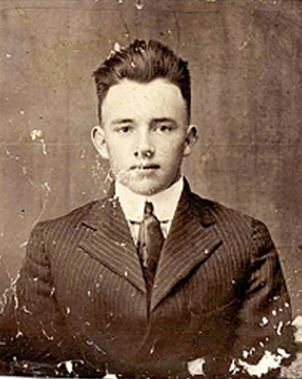
#> input picture source/test1.jpg, 302 x 379 px
$ python test1.py
#> lines starting #> are read from the running program, lines starting #| are printed output that depends on the picture; after the words box and inside, x2 and y2 are one past the last pixel; in counts of white or black regions, pixels touching at a corner belong together
import cv2
import numpy as np
from matplotlib import pyplot as plt


images= cv2.imread('source/test1.jpg')
#> images is the input picture: shape (379, 302, 3); mean B, G, R 79.9, 97.8, 123.7
img= cv2.fastNlMeansDenoisingColored(images,None,10,10,7,21)
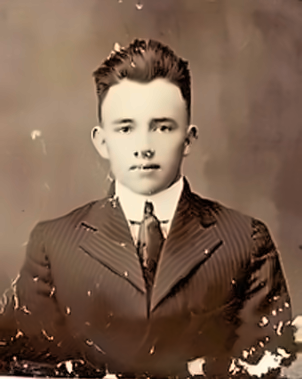
#> img: shape (379, 302, 3); mean B, G, R 78.4, 97.1, 123.8


# [11 lines of commented-out code are left out]

while True:
    hsv = cv2.cvtColor(img,cv2.COLOR_BGR2HSV)
#> hsv: shape (379, 302, 3); mean H, S, V 12.2, 107.9, 123.8

    # [10 lines of commented-out code are left out]
    lower = np.array([0,0,0])
    upper = np.array([179,41,255])
    # print(h_min,h_max,s_min,s_max,v_min,v_max)
    mask = cv2.inRange(hsv, lower, upper)
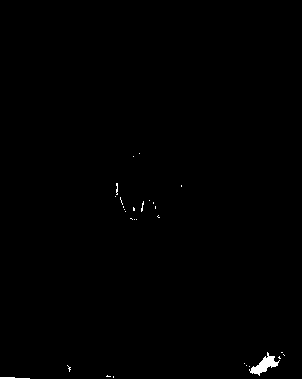
#> mask: shape (379, 302); 0.37% white; 29 white regions (27 under 20 px), largest, box (x1, y1, x2, y2) and area: (249, 352, 280, 376) 278, (0, 377, 30, 379) 45
    # [6 lines of commented-out code are left out]
    imggray = cv2.cvtColor(img,cv2.COLOR_BGR2GRAY)
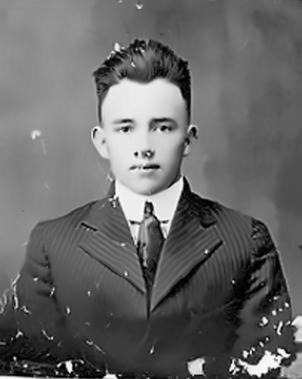
#> imggray: shape (379, 302); min 1, max 250, mean 102.9
    ret, thresh1 = cv2.threshold(mask, 100, 255, cv2.THRESH_BINARY)
    imgblur = cv2.GaussianBlur(mask,(5,5),1)
    imgcanny = cv2.Canny(imgblur,100,250)
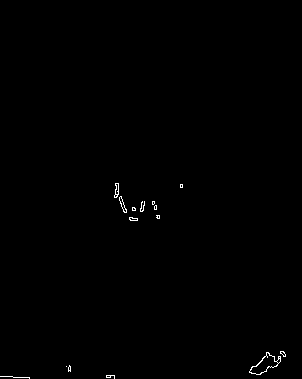
#> imgcanny: shape (379, 302); 0.32% white in thin lines or dots, all inside (x1, y1, x2, y2) = (0, 183, 286, 379)
    kernel = np.ones((5, 5), np.uint8)
    dilate = cv2.dilate(imgcanny, kernel,iterations=2)
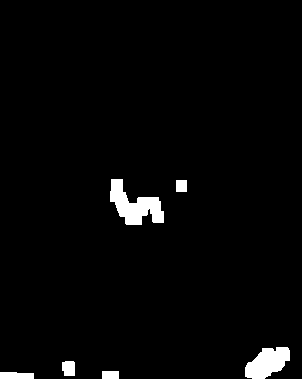
#> dilate: shape (379, 302); 2.6% white; 6 white regions, box (x1, y1, x2, y2) and area: (110, 179, 164, 225) 1286, (245, 347, 290, 379) 979, (0, 372, 34, 379) 221, (62, 361, 75, 376) 181, (102, 371, 119, 379) 136, (176, 180, 187, 192) 132
    erode = cv2.erode(imgcanny,kernel,iterations=1)
#> erode: shape (379, 302); every value is 0
    inpaint = cv2.inpaint(img,dilate,3,cv2.INPAINT_TELEA)
    # [4 lines of commented-out code are left out]

    plt.subplot(121)
    plt.imshow(images)
    plt.title('Original Image')
    plt.xticks([]), plt.yticks([])

    plt.subplot(122)
    plt.imshow(inpaint)
    plt.title('Result')
    plt.xticks([]), plt.yticks([])
    plt.show()
#> figure, not shown here; B, G, R data is drawn as R, G, B
    ##----->> to exit press q
    if cv2.waitKey(1) & 0xFF ==ord('q'):
#> (key q is pressed here)
        break

$ run again, with source/test3.jpg copied over source/test1.jpg
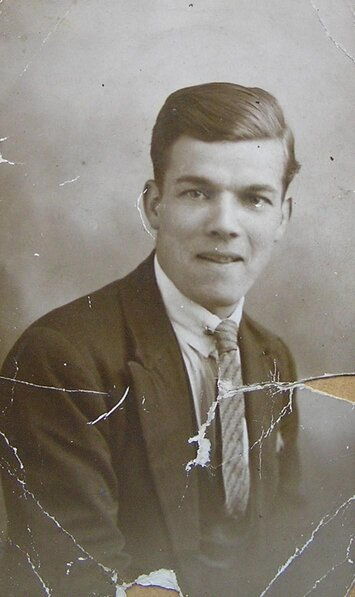
#> input picture source/test3.jpg, 355 x 597 px
#> images is the input picture: shape (597, 355, 3); mean B, G, R 121.1, 130.7, 136.6
#> hsv: shape (597, 355, 3); mean H, S, V 19.4, 40.6, 136.5
#> `mask = cv2.inRange(hsv, lower, upper)`:
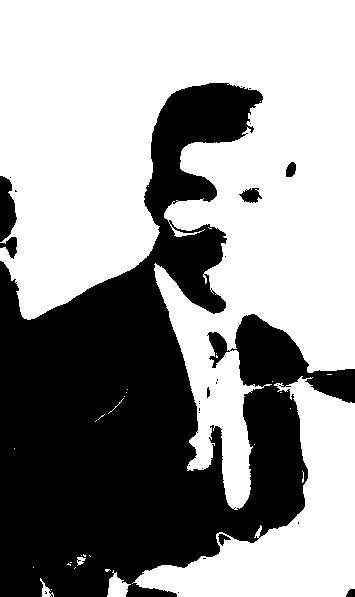
#> mask: shape (597, 355); 59.3% white; 27 black regions (19 under 20 px), largest, box (x1, y1, x2, y2) and area: (0, 83, 355, 597) 84853, (0, 176, 17, 242) 786, (239, 188, 262, 203) 215
#> imgcanny: shape (597, 355); 1.7% white in thin lines or dots, all inside (x1, y1, x2, y2) = (0, 82, 355, 597)
#> dilate: shape (597, 355); 15% white; 8 white regions, largest, box (x1, y1, x2, y2) and area: (0, 78, 355, 597) 28563, (90, 391, 130, 427) 692, (236, 183, 266, 207) 611
#> erode: shape (597, 355); every value is 0
#> `inpaint = cv2.inpaint(img,dilate,3,cv2.INPAINT_TELEA)`:
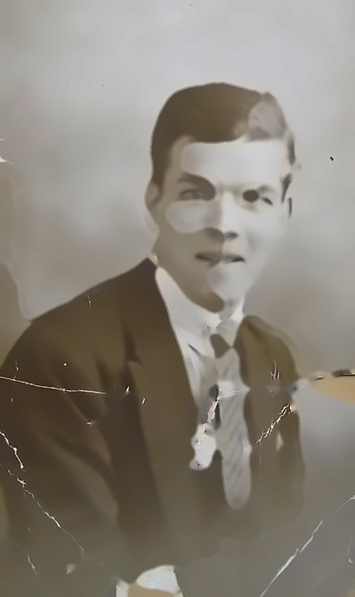
#> inpaint: shape (597, 355, 3); mean B, G, R 120.7, 130.7, 136.8

$ run again, with source/test4.jpg copied over source/test1.jpg
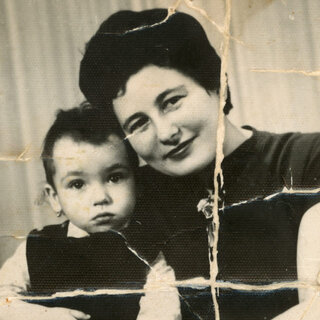
#> input picture source/test4.jpg, 320 x 320 px
#> images is the input picture: shape (320, 320, 3); mean B, G, R 100.5, 118.7, 125.5
#> hsv: shape (320, 320, 3); mean H, S, V 24, 61.4, 124.8
#> `mask = cv2.inRange(hsv, lower, upper)`:
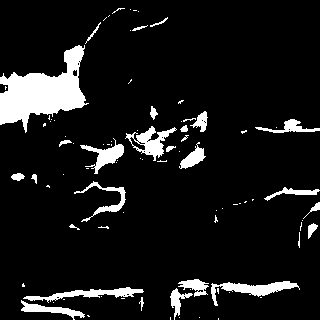
#> mask: shape (320, 320); 9.4% white; 88 white regions (59 under 20 px), largest, box (x1, y1, x2, y2) and area: (0, 45, 89, 133) 3708, (211, 281, 300, 306) 743, (23, 287, 144, 303) 661
#> imgcanny: shape (320, 320); 3.4% white in thin lines or dots
#> dilate: shape (320, 320); 24.3% white; 13 white regions, largest, box (x1, y1, x2, y2) and area: (54, 102, 212, 235) 8000, (0, 3, 144, 137) 4508, (17, 279, 148, 320) 3417
#> erode: shape (320, 320); every value is 0
#> `inpaint = cv2.inpaint(img,dilate,3,cv2.INPAINT_TELEA)`:
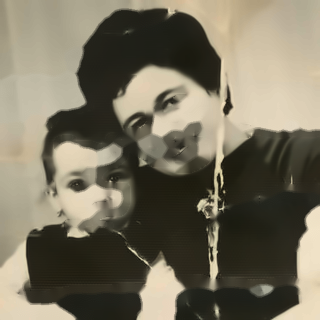
#> inpaint: shape (320, 320, 3); mean B, G, R 94.6, 112.7, 119
